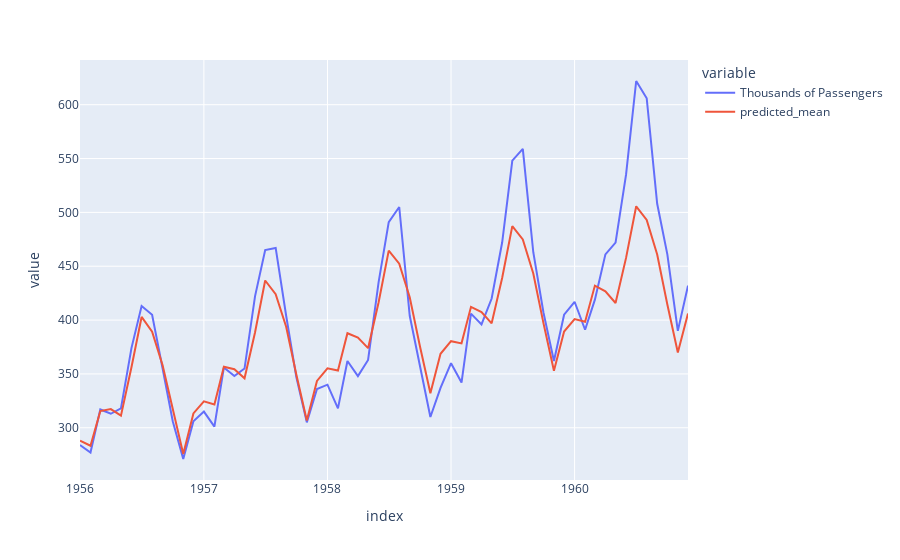

The cell this chart's notebook holds for it:
### Code cell
px.line(test12[['Thousands of Passengers','predicted_mean']])
